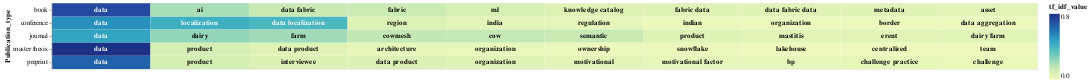

Notebook code for this chart:
### Code cell
# Select the top terms for each PDF
top_terms_df_publication_type = result_df_tfidf_publication_type.groupby('Publication_type').head(10)

# Add a small random value to 'idf_value' for better visualization
top_terms_df_publication_type['tf_idf_value'] = top_terms_df_publication_type['tf_idf_value'] + np.random.rand(top_terms_df_publication_type.shape[0]) * 0.0001

# Create a base chart
base = alt.Chart(top_terms_df_publication_type).encode(
    x=alt.X('rank:O', axis=None),  # Use rank for x-axis
    y='Publication_type:N',
    color=alt.Color('tf_idf_value:Q', scale=alt.Scale(scheme='viridis')),
    text='top_word:N'  # Corrected column name to 'topic_word'
).transform_window(
    rank="rank()",
    sort=[alt.SortField("tf_idf_value", order="descending")],
    groupby=["Publication_type"]
)

# Create a heatmap
heatmap = base.mark_rect().encode(
    color='tf_idf_value:Q',
)

# Create text labels with conditional color
text = base.mark_text(baseline='middle',fontWeight='bold').encode(
    text='top_word:N',
    color=alt.condition(alt.datum.tf_idf_value >= 0.4, alt.value('white'), alt.value('black'))
)

# Display the heatmap and text labels
chart_publication_type = (heatmap + text).properties(width=1500)
chart_publication_type

### Figure 1 — Vega-Lite specification as saved in the notebook (floating-point values rounded to 4 significant figures)
{"config": {"view": {"continuousWidth": 300, "continuousHeight": 300}}, "layer": [{"mark": {"type": "rect"}, "encoding": {"color": {"field": "tf_idf_value", "type": "quantitative"}, "text": {"field": "top_word", "type": "nominal"}, "x": {"axis": null, "field": "rank", "type": "ordinal"}, "y": {"field": "Publication_type", "type": "nominal"}}, "transform": [{"window": [{"op": "rank", "field": "", "as": "rank"}], "groupby": ["Publication_type"], "sort": [{"field": "tf_idf_value", "order": "descending"}]}]}, {"mark": {"type": "text", "baseline": "middle", "fontWeight": "bold"}, "encoding": {"color": {"condition": {"test": "(datum.tf_idf_value >= 0.4)", "value": "white"}, "value": "black"}, "text": {"field": "top_word", "type": "nominal"}, "x": {"axis": null, "field": "rank", "type": "ordinal"}, "y": {"field": "Publication_type", "type": "nominal"}}, "transform": [{"window": [{"op": "rank", "field": "", "as": "rank"}], "groupby": ["Publication_type"], "sort": [{"field": "tf_idf_value", "order": "descending"}]}]}], "data": {"name": "data-afe8c025574c7dfeb0fb366352739557"}, "width": 1500, "$schema": "https://vega.github.io/schema/vega-lite/v5.15.1.json", "datasets": {"data-afe8c025574c7dfeb0fb366352739557": [{"Publication_type": "conference", "top_word": "data", "tf_idf_value": 0.5433}, {"Publication_type": "conference", "top_word": "localization", "tf_idf_value": 0.4452}, {"Publication_type": "conference", "top_word": "data localization", "tf_idf_value": 0.4163}, {"Publication_type": "conference", "top_word": "region", "tf_idf_value": 0.108}, {"Publication_type": "conference", "top_word": "india", "tf_idf_value": 0.08683}, {"Publication_type": "conference", "top_word": "regulation", "tf_idf_value": 0.07635}, {"Publication_type": "conference", "top_word": "indian", "tf_idf_value": 0.05443}, {"Publication_type": "conference", "top_word": "organization", "tf_idf_value": 0.05143}, {"Publication_type": "conference", "top_word": "border", "tf_idf_value": 0.05142}, {"Publication_type": "conference", "top_word": "data aggregation", "tf_idf_value": 0.05008}, {"Publication_type": "book", "top_word": "data", "tf_idf_value": 0.7348}, {"Publication_type": "book", "top_word": "ai", "tf_idf_value": 0.2303}, {"Publication_type": "book", "top_word": "data fabric", "tf_idf_value": 0.1641}, {"Publication_type": "book", "top_word": "fabric", "tf_idf_value": 0.158}, {"Publication_type": "book", "top_word": "ml", "tf_idf_value": 0.1332}, {"Publication_type": "book", "top_word": "knowledge catalog", "tf_idf_value": 0.1037}, {"Publication_type": "book", "top_word": "fabric data", "tf_idf_value": 0.1002}, {"Publication_type": "book", "top_word": "data fabric data", "tf_idf_value": 0.09916}, {"Publication_type": "book", "top_word": "metadata", "tf_idf_value": 0.0981}, {"Publication_type": "book", "top_word": "asset", "tf_idf_value": 0.08728}, {"Publication_type": "journal", "top_word": "data", "tf_idf_value": 0.4868}, {"Publication_type": "journal", "top_word": "dairy", "tf_idf_value": 0.2744}, {"Publication_type": "journal", "top_word": "farm", "tf_idf_value": 0.2479}, {"Publication_type": "journal", "top_word": "cowmesh", "tf_idf_value": 0.1771}, {"Publication_type": "journal", "top_word": "cow", "tf_idf_value": 0.1739}, {"Publication_type": "journal", "top_word": "semantic", "tf_idf_value": 0.1619}, {"Publication_type": "journal", "top_word": "product", "tf_idf_value": 0.1105}, {"Publication_type": "journal", "top_word": "mastitis", "tf_idf_value": 0.09502}, {"Publication_type": "journal", "top_word": "erent", "tf_idf_value": 0.09457}, {"Publication_type": "journal", "top_word": "dairy farm", "tf_idf_value": 0.0927}, {"Publication_type": "preprint", "top_word": "data", "tf_idf_value": 0.6669}, {"Publication_type": "preprint", "top_word": "product", "tf_idf_value": 0.1368}, {"Publication_type": "preprint", "top_word": "interviewee", "tf_idf_value": 0.1144}, {"Publication_type": "preprint", "top_word": "data product", "tf_idf_value": 0.1129}, {"Publication_type": "preprint", "top_word": "organization", "tf_idf_value": 0.09853}, {"Publication_type": "preprint", "top_word": "motivational", "tf_idf_value": 0.08581}, {"Publication_type": "preprint", "top_word": "motivational factor", "tf_idf_value": 0.07663}, {"Publication_type": "preprint", "top_word": "bp", "tf_idf_value": 0.07513}, {"Publication_type": "preprint", "top_word": "challenge practice", "tf_idf_value": 0.07353}, {"Publication_type": "preprint", "top_word": "challenge", "tf_idf_value": 0.0591}, {"Publication_type": "master thesis", "top_word": "data", "tf_idf_value": 0.8159}, {"Publication_type": "master thesis", "top_word": "product", "tf_idf_value": 0.1356}, {"Publication_type": "master thesis", "top_word": "data product", "tf_idf_value": 0.1005}, {"Publication_type": "master thesis", "top_word": "architecture", "tf_idf_value": 0.06768}, {"Publication_type": "master thesis", "top_word": "organization", "tf_idf_value": 0.06354}, {"Publication_type": "master thesis", "top_word": "ownership", "tf_idf_value": 0.05606}, {"Publication_type": "master thesis", "top_word": "snowflake", "tf_idf_value": 0.05479}, {"Publication_type": "master thesis", "top_word": "lakehouse", "tf_idf_value": 0.04484}, {"Publication_type": "master thesis", "top_word": "centralized", "tf_idf_value": 0.04066}, {"Publication_type": "master thesis", "top_word": "team", "tf_idf_value": 0.03996}]}}
